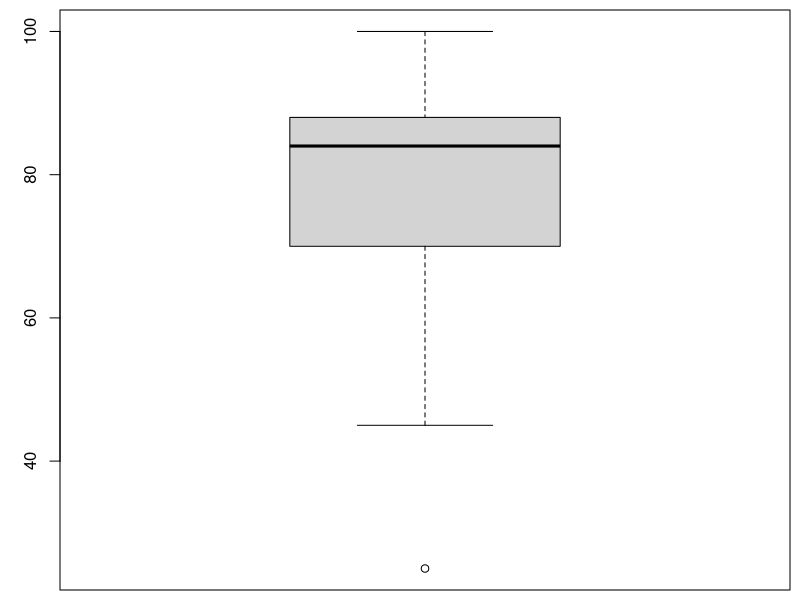

R code for this plot:
win.graph(width=8, height=6)
par(mai=c(0.1, 0.6, 0.1, 0.1))
x <- scan("exam0308.data")
boxplot(x)

savePlot("data_boxplot", type = "eps")